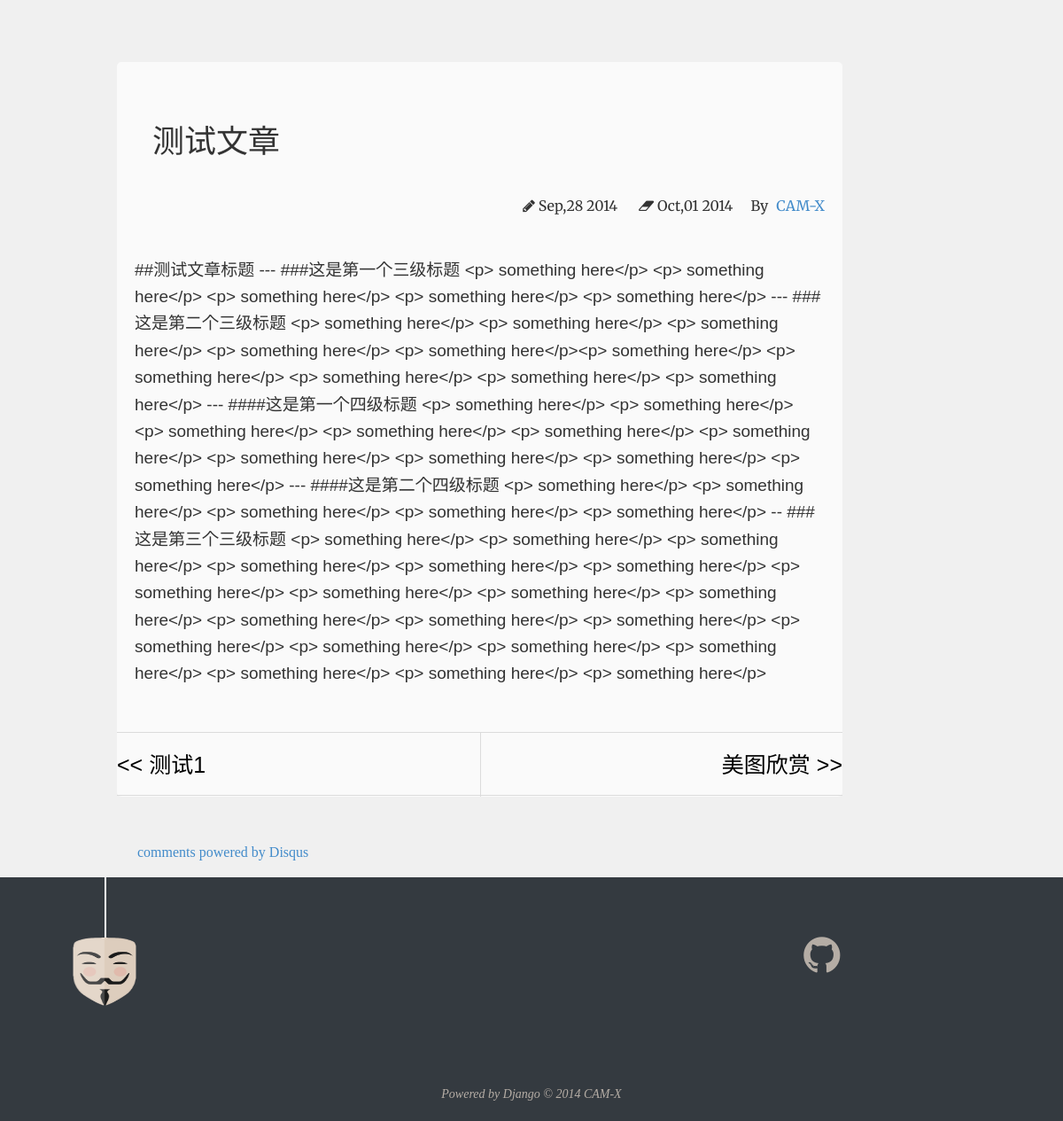
/xss/test, run on an earlier commit of the app's database.
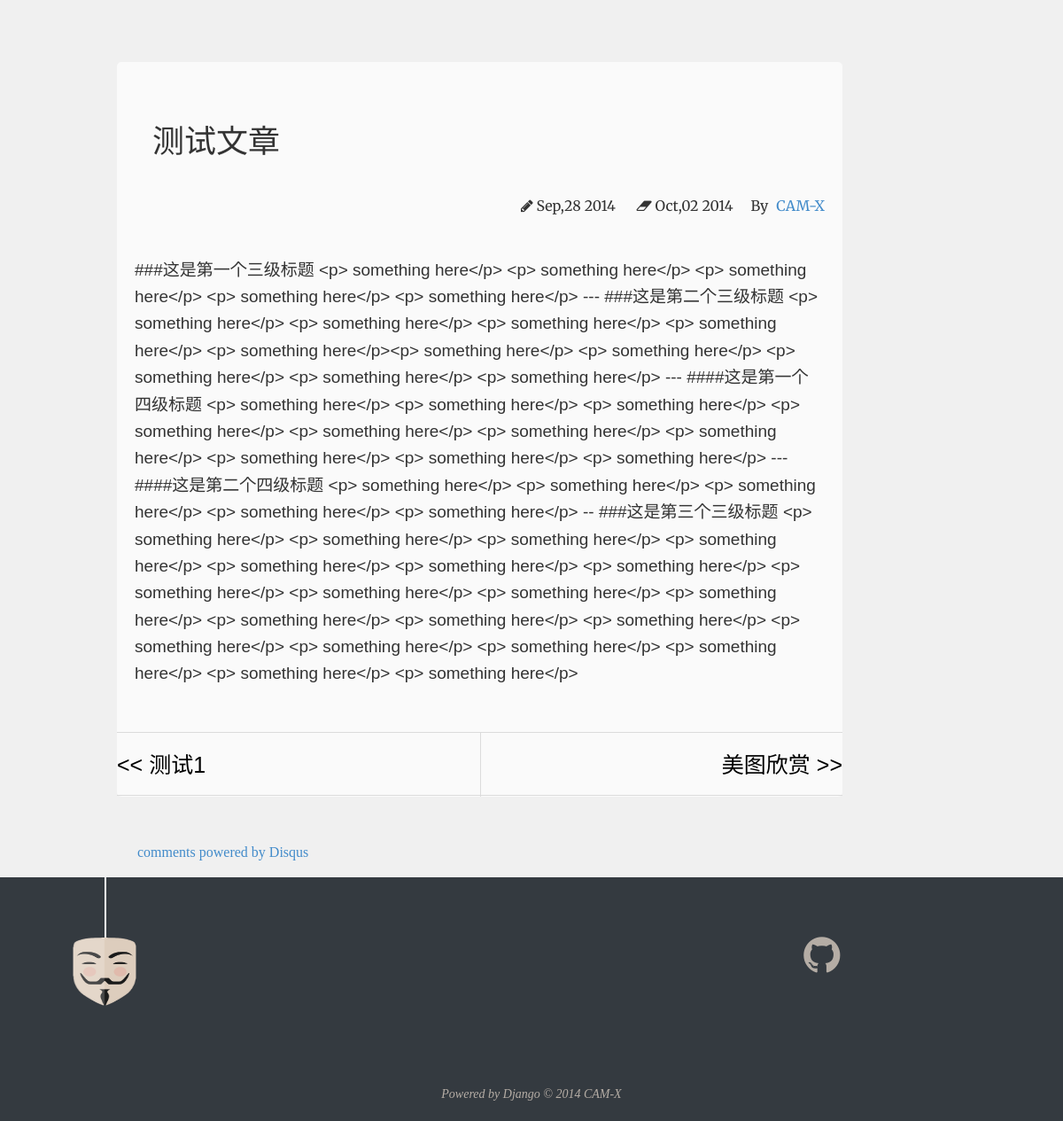
And on a later commit of the database.
### myblog/models.py (models this page shows, shortened)
class Article(models.Model):
    title = models.CharField(max_length=200)
    body = models.TextField()
    """
    CATEGORY = (
        ('xss', 'Cross Site Scripting'),
        ('pentest', 'Penetration Test'),
    )
    category = models.CharField(max_length=200,
                                choices=CATEGORY,
                                default='xss')
    """
    category = models.CharField(max_length=200, default='xss')
    abstract = models.CharField(max_length=200, default='nihao')
    publish = models.BooleanField(default=True)
    created = models.DateTimeField(auto_now_add=True)
    modified = models.DateTimeField(auto_now=True)
    article_id = models.IntegerField(default=0)
    slug = models.SlugField(max_length=200, unique=True)
    class Meta:
        verbose_name = "Blog Article"
        verbose_name_plural = "Blog Articles"
        ordering = ["-created"]

### myblog/views.py (the view)
# urls.py: url(r'^(?P<category>\w+)/(?P<slug>[\w-]+)$', views.blog_detail, name="article_detail"),
def blog_detail(request, category, slug):
    article = get_object_or_404(Article, category=category, slug=slug)
    articles = get_list_or_404(Article, category=category)
    article_previous = None
    article_next = None
    for i in range(len(articles)):
        if articles[i].slug == slug:
            if i == 0:
                article_next = articles[i+1]
                break
            elif i == len(articles) - 1:
                article_previous = articles[i-1]
                break
            else:
                article_previous = articles[i-1]
                article_next = articles[i+1]
    return render(request, "post.html", dict(article=article,
                                             article_previous=article_previous,
                                             article_next=article_next))

### templates/post.html (shortened to what this page needs)
{% load staticfiles %}
{% load django_markdown %}
<!DOCTYPE html>
<html lang="en">
  <head>
    <link href="//maxcdn.bootstrapcdn.com/font-awesome/4.2.0/css/font-awesome.min.css" rel="stylesheet">
    <link href="{% static "css/bootstrap.min.css" %}" rel="stylesheet">
    <link href="{% static "css/blog.css" %}" rel="stylesheet">
  </head>
<body class="post" data-spy="scroll" data-target="#sidenav-scrollspy">
    <div class="container">
        <div class="row article-row">
            <div class="col-md-8 col-md-offset-2 article-wrapper">
                <article>
                   <header class="article-info">
                       <h1>{{ article.title }}</h1>
                       <p class="article-author">By <a href={% url "index" %}>CAM-X</a></p>
                       <p class="article-time">
                           <time><i class="fa fa-pencil"></i> {{ article.created|date:"M,d Y" }}</time>
                           <time><i class="fa fa-eraser"></i> {{ article.modified|date:"M,d Y" }}</time>
                       </p>
                   </header>
                    <div class="article-content">
                        {{ article.body|markdown }}
                    </div>
                </article>
                <nav class="article-nav">
                    {% if article_previous == None %}
                        <a class="no-prev"></a>
                    {% else %}
                        <a class="prev" href={% url "article_detail" category=article_previous.category slug=article_previous.slug%}>
                            << {{ article_previous.title }}
                        </a>
                    {% endif %}
                    {% if article_next == None %}
                        <a class="no-next"></a>
                    {% else %}
                        <a class="next" href={% url "article_detail" category=article_next.category slug=article_next.slug%}>
                            {{ article_next.title }} >>
                        </a>
                    {% endif %}
                </nav>
            </div>
            <div class="col-md-2" id="sidenav-scrollspy">
            </div>
            <div class="comments">
                <a href="http://disqus.com" class="dsq-brlink">comments powered by <span class="logo-disqus">Disqus</span></a>
            </div>
        </div>
    </div>
    <footer>
        <div id="footer">
           <div class="line">
               <span></span>
               <div class="anonymous"></div>
           </div>
           <div class="social-font">
               <a href="https://github.com/cam-x" target="_blank" title="github">
                   <i class="fa fa-github fa-3x"></i>
               </a>
           </div>
           <p class="copyright">
               Powered by <a href="https://www.djangoproject.com/" target="_blank" title="Django">Django</a>
                © 2014 <a href={% url 'index' %}>CAM-X</a>
           </p>
        </div>
    </footer>
</body>
</html>

What changed in the data, as far as the page shows it:
changed Article "测试文章": modified "Oct,01 2014" → "Oct,02 2014"; body "##测试文章标题 --- ###这是第一个三级标题 <p> something here</p>…" → "###这是第一个三级标题 <p> something here</p>…"
